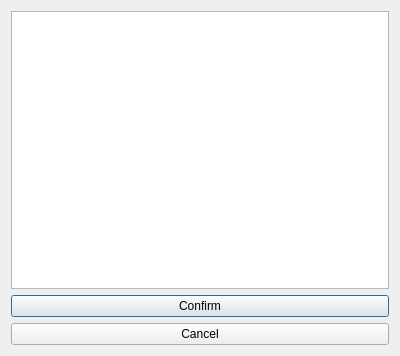
<?xml version="1.0" encoding="UTF-8"?>
<ui version="4.0">
 <class>customDia</class>
 <widget class="QDialog" name="customDia">
  <property name="geometry">
   <rect>
    <x>0</x>
    <y>0</y>
    <width>400</width>
    <height>356</height>
   </rect>
  </property>
  <property name="windowTitle">
   <string>Dialog</string>
  </property>
  <layout class="QVBoxLayout" name="verticalLayout">
   <item>
    <widget class="QTextEdit" name="diaTextEdit"/>
   </item>
   <item>
    <widget class="QPushButton" name="diaBtn">
     <property name="text">
      <string>Confirm</string>
     </property>
    </widget>
   </item>
   <item>
    <widget class="QPushButton" name="pushButton">
     <property name="text">
      <string>Cancel</string>
     </property>
    </widget>
   </item>
  </layout>
 </widget>
 <resources/>
 <connections/>
</ui>
